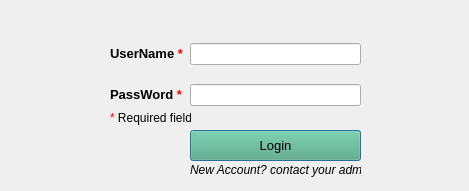
<?xml version="1.0" encoding="UTF-8"?>
<ui version="4.0">
 <class>GportalUI</class>
 <widget class="QDialog" name="GportalUI">
  <property name="geometry">
   <rect>
    <x>0</x>
    <y>0</y>
    <width>469</width>
    <height>191</height>
   </rect>
  </property>
  <property name="windowTitle">
   <string>GportalUI Login</string>
  </property>
  <widget class="QWidget" name="layoutWidget">
   <property name="geometry">
    <rect>
     <x>110</x>
     <y>30</y>
     <width>251</width>
     <height>91</height>
    </rect>
   </property>
   <layout class="QGridLayout" name="gridLayout">
    <item row="0" column="0">
     <widget class="QLabel" name="label_username">
      <property name="text">
       <string>&lt;html&gt;&lt;head/&gt;&lt;body&gt;&lt;p&gt;&lt;span style=&quot; font-size:10pt; font-weight:600;&quot;&gt;UserName&lt;/span&gt;&lt;span style=&quot; font-size:10pt; font-weight:600; color:#ff0000;&quot;&gt; *&lt;/span&gt;&lt;/p&gt;&lt;/body&gt;&lt;/html&gt;</string>
      </property>
      <property name="buddy">
       <cstring>username</cstring>
      </property>
     </widget>
    </item>
    <item row="1" column="1">
     <widget class="QLineEdit" name="password">
      <property name="text">
       <string/>
      </property>
      <property name="echoMode">
       <enum>QLineEdit::Password</enum>
      </property>
      <property name="clearButtonEnabled">
       <bool>false</bool>
      </property>
     </widget>
    </item>
    <item row="1" column="0">
     <widget class="QLabel" name="label_passwd">
      <property name="text">
       <string>&lt;html&gt;&lt;head/&gt;&lt;body&gt;&lt;p&gt;&lt;span style=&quot; font-size:10pt; font-weight:600;&quot;&gt;PassWord &lt;/span&gt;&lt;span style=&quot; font-size:10pt; font-weight:600; color:#ff0000;&quot;&gt;*&lt;/span&gt;&lt;/p&gt;&lt;/body&gt;&lt;/html&gt;</string>
      </property>
      <property name="buddy">
       <cstring>password</cstring>
      </property>
     </widget>
    </item>
    <item row="0" column="1">
     <widget class="QLineEdit" name="username">
      <property name="text">
       <string/>
      </property>
      <property name="clearButtonEnabled">
       <bool>false</bool>
      </property>
     </widget>
    </item>
   </layout>
   <zorder>password</zorder>
   <zorder>label_passwd</zorder>
   <zorder>username</zorder>
   <zorder>label_username</zorder>
  </widget>
  <widget class="QLabel" name="label_info">
   <property name="geometry">
    <rect>
     <x>190</x>
     <y>160</y>
     <width>171</width>
     <height>20</height>
    </rect>
   </property>
   <property name="text">
    <string>&lt;html&gt;&lt;head/&gt;&lt;body&gt;&lt;p&gt;&lt;span style=&quot; font-style:italic;&quot;&gt;New Account? contact your admin!&lt;/span&gt;&lt;/p&gt;&lt;/body&gt;&lt;/html&gt;</string>
   </property>
  </widget>
  <widget class="QLabel" name="label_required">
   <property name="geometry">
    <rect>
     <x>110</x>
     <y>110</y>
     <width>81</width>
     <height>16</height>
    </rect>
   </property>
   <property name="toolTip">
    <string>&lt;html&gt;&lt;head/&gt;&lt;body&gt;&lt;p&gt;* Required fields&lt;/p&gt;&lt;/body&gt;&lt;/html&gt;</string>
   </property>
   <property name="text">
    <string>&lt;html&gt;&lt;head/&gt;&lt;body&gt;&lt;p&gt;&lt;span style=&quot; color:#ff0000;&quot;&gt;* &lt;/span&gt;Required fields&lt;/p&gt;&lt;/body&gt;&lt;/html&gt;</string>
   </property>
  </widget>
  <widget class="QPushButton" name="LoginButton">
   <property name="geometry">
    <rect>
     <x>190</x>
     <y>130</y>
     <width>171</width>
     <height>31</height>
    </rect>
   </property>
   <property name="font">
    <font>
     <family>MS Shell Dlg 2</family>
     <pointsize>10</pointsize>
     <weight>9</weight>
     <italic>false</italic>
     <bold>false</bold>
    </font>
   </property>
   <property name="toolTip">
    <string>&lt;html&gt;&lt;head/&gt;&lt;body&gt;&lt;p&gt;&lt;br/&gt;&lt;/p&gt;&lt;/body&gt;&lt;/html&gt;</string>
   </property>
   <property name="styleSheet">
    <string notr="true">font: 75 10pt &quot;MS Shell Dlg 2&quot;;
background-color: rgb(85, 170, 127);</string>
   </property>
   <property name="text">
    <string>Login</string>
   </property>
   <property name="default">
    <bool>false</bool>
   </property>
   <property name="flat">
    <bool>false</bool>
   </property>
  </widget>
  <widget class="QLabel" name="label_message">
   <property name="geometry">
    <rect>
     <x>30</x>
     <y>10</y>
     <width>371</width>
     <height>20</height>
    </rect>
   </property>
   <property name="text">
    <string>&lt;html&gt;&lt;head/&gt;&lt;body&gt;&lt;p align=&quot;center&quot;&gt;&lt;br/&gt;&lt;/p&gt;&lt;/body&gt;&lt;/html&gt;</string>
   </property>
  </widget>
 </widget>
 <tabstops>
  <tabstop>username</tabstop>
  <tabstop>password</tabstop>
  <tabstop>LoginButton</tabstop>
 </tabstops>
 <resources/>
 <connections/>
</ui>
